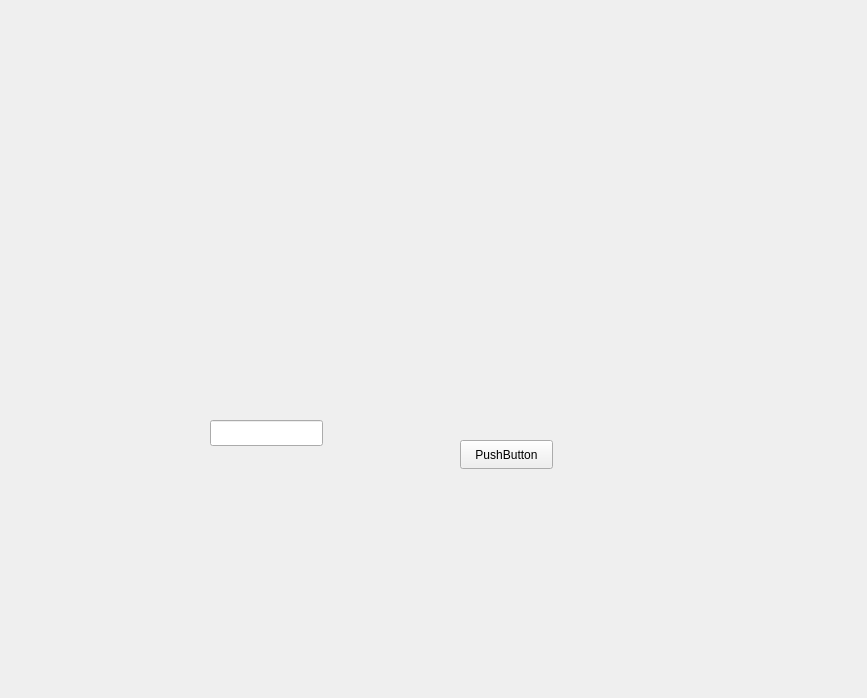
<?xml version="1.0" encoding="UTF-8"?>
<ui version="4.0">
 <class>updateticket</class>
 <widget class="QWidget" name="updateticket">
  <property name="geometry">
   <rect>
    <x>0</x>
    <y>0</y>
    <width>867</width>
    <height>698</height>
   </rect>
  </property>
  <property name="windowTitle">
   <string>Form</string>
  </property>
  <widget class="QLabel" name="label">
   <property name="geometry">
    <rect>
     <x>150</x>
     <y>300</y>
     <width>501</width>
     <height>291</height>
    </rect>
   </property>
   <property name="text">
    <string/>
   </property>
   <property name="pixmap">
    <pixmap resource="res.qrc">:/resources/Admin_Loginwindow copy.png</pixmap>
   </property>
  </widget>
  <widget class="QPushButton" name="changeButton">
   <property name="geometry">
    <rect>
     <x>460</x>
     <y>440</y>
     <width>93</width>
     <height>29</height>
    </rect>
   </property>
   <property name="text">
    <string>PushButton</string>
   </property>
  </widget>
  <widget class="QLineEdit" name="ticketIdInput">
   <property name="geometry">
    <rect>
     <x>210</x>
     <y>420</y>
     <width>113</width>
     <height>26</height>
    </rect>
   </property>
  </widget>
 </widget>
 <resources>
  <include location="res.qrc"/>
 </resources>
 <connections/>
</ui>
